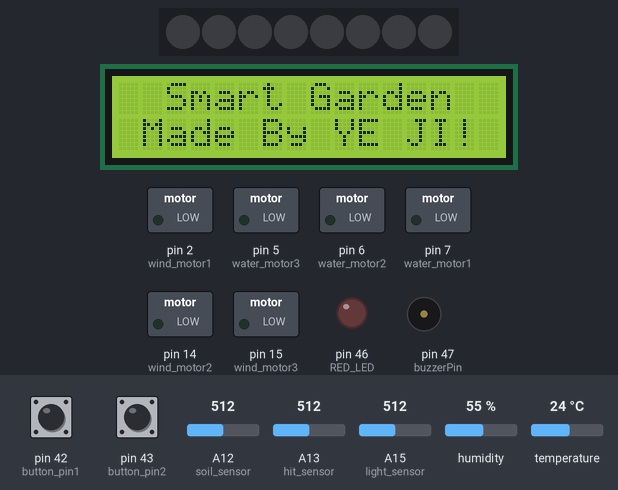
Simulated run of this sketch. Board: Arduino Mega 2560, built with avr-gcc and run on an emulated ATmega2560. On the bench: 8 RGB LEDs in strip order, left to right, 16×2 character LCD, switched loads named in the sketch (green lamp = pin HIGH), output pins drawn as LEDs (lit = HIGH), buzzer (waves = sounding). The test bench sets the inputs (shaded band); at power-on: pin 43 (button_pin2) HIGH, pin 42 (button_pin1) HIGH, A15 (light_sensor) = 512, A13 (hit_sensor) = 512, A12 (soil_sensor) = 512, humidity 55 %, temperature 24 °C. What the sketch prints to the serial monitor is not drawn.

Above: at 2.1 s.
5.3 s: pin 43 (button_pin2) pulled LOW for 3 s
At 8.0 s:
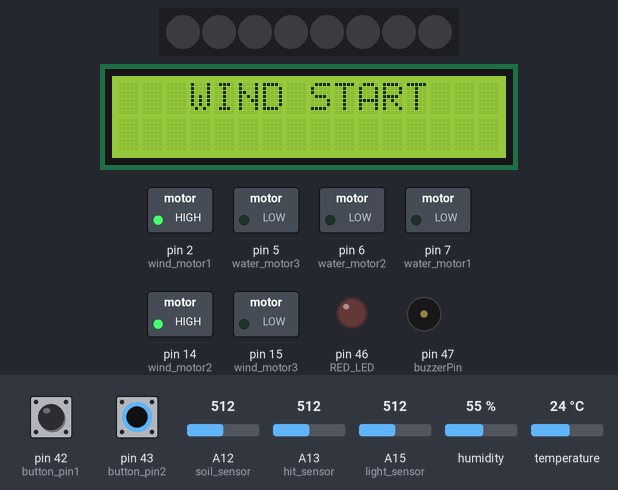
16.5 s: pin 42 (button_pin1) pulled LOW for 3 s
At 19.5 s:
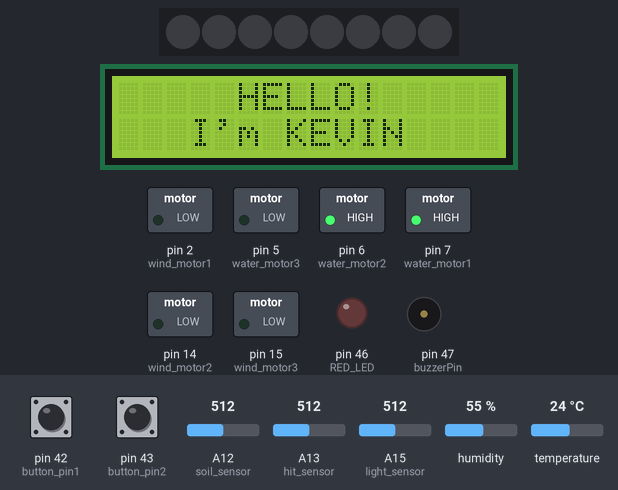
27.6 s: A15 (light_sensor) set to 44
At 30.7 s:
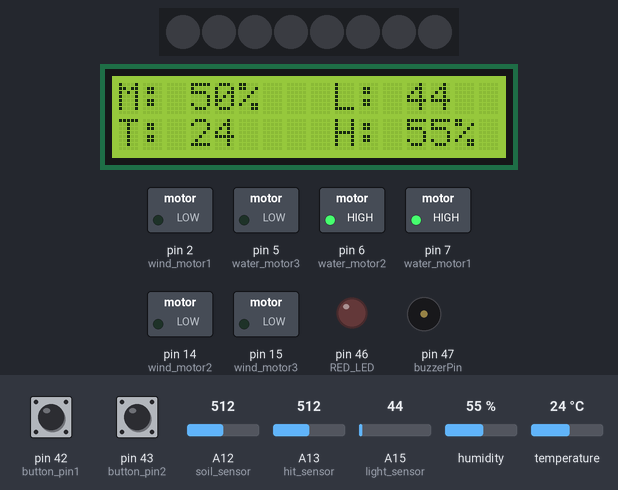
31.7 s: A15 (light_sensor) set to 36
At 37.4 s:
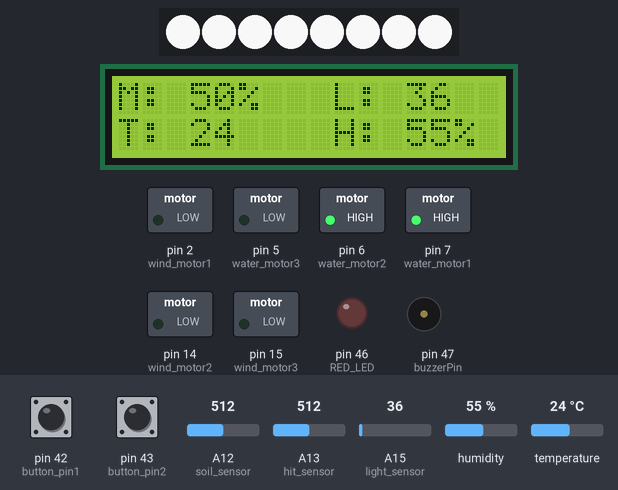
37.7 s: pin 42 (button_pin1) pulled LOW for 3 s
At 42.6 s:
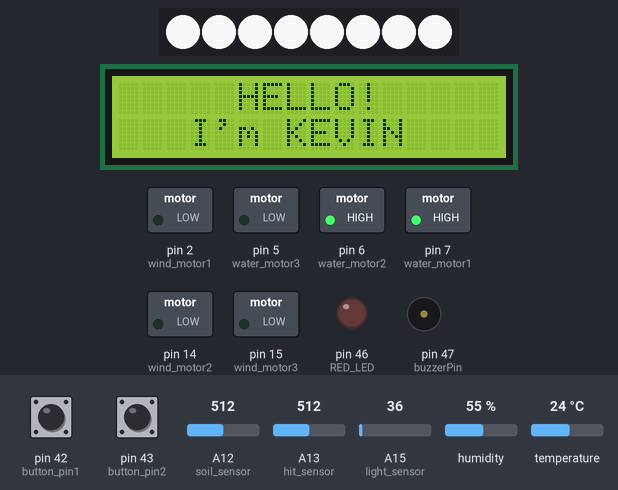
48.9 s: A13 (hit_sensor) set to 783
54.5 s: A13 (hit_sensor) set to 809
At 60.1 s:
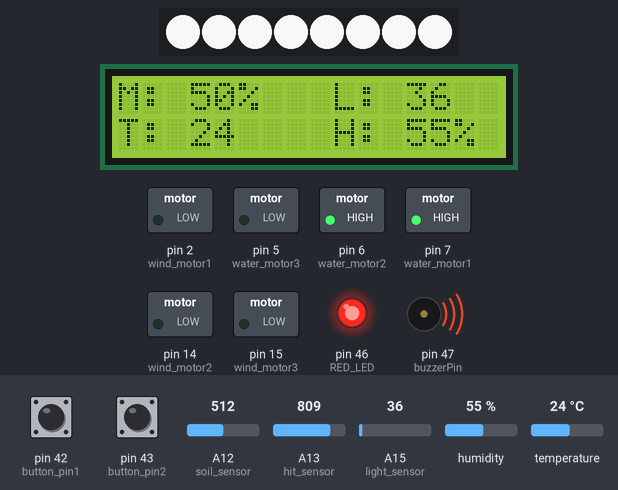
Timing chart, 0 to 63.7 s (numbered marks = the images above; inputs shaded):
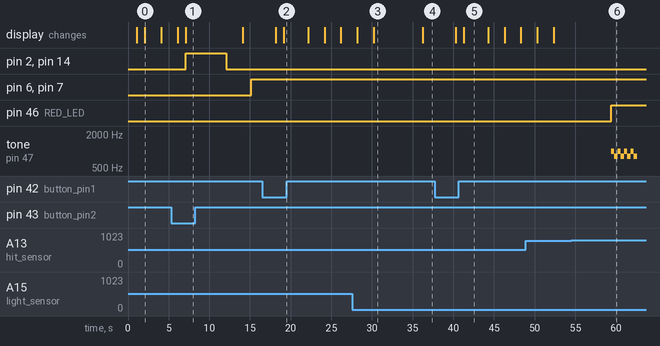

The sketch:

SmartGarden.ino
```cpp
//라이브러리 설정
#include <LiquidCrystal.h> //lcd라이브러리
#include <DHT.h> //온습도 센서 라이브러리
#include <Adafruit_NeoPixel.h> //네오 픽셀 라이브러리
LiquidCrystal lcd(22, 23, 24, 25, 26, 27);

//변수로 핀 설정
const int light_sensor=A15; //조도 센서
const int th_sensor=A14; //온습도 센서
const int hit_sensor=A13; //충격 센서
const int soil_sensor=A12; //토양수분센서
const int neo_pin=34; //네오 픽셀 핀 지정
const int num_neo=8; //네오 픽셀의 개수 지정
const int DHTTYPE=DHT11; //온습도 센서 타입 설정
const int RED_LED=46; //RED_LED
const int water_motor1=7; //모터 드라이버의 작동 제어 PWM 핀
const int water_motor2=6; //모터 드라이버의 회전 방향 제어
const int water_motor3=5; //모터 드라이버의 회전 방향 제어
const int button_pin1=42; //버튼1
const int button_pin2=43; //버튼2
const int buzzerPin=47; //BUZZER
const int wind_motor1=2; //모터 드라이버의 작동 제어 PWM 핀
const int wind_motor2=14; //모터 드라이버의 회전 방향 제어
const int wind_motor3=15; //모터 드라이버의 회전 방향 제어
Adafruit_NeoPixel strip = Adafruit_NeoPixel
(num_neo, neo_pin, NEO_GRB + NEO_KHZ800); //NeoPixel LED 스트립을 초기화하고 설정
DHT dht(th_sensor, DHTTYPE); //DHT센서 초기화

//워터 펌프 모터 작동 함수
void waterpump_start(){
  digitalWrite(water_motor1, HIGH); //모터 작동
  digitalWrite(water_motor2, HIGH); //회전 방향 설정 HIGH
  digitalWrite(water_motor3, LOW); //회전 방향 설정 LOW
}
//워터 펌프 모터 정지 함수
void waterpump_stop(){
  digitalWrite(water_motor1, LOW); //모터 끔
  digitalWrite(water_motor2, LOW); //회전 방향 설정 LOW
  digitalWrite(water_motor3, LOW); //회전 방향 설정 LOW
}

//선풍기 모터 작동 함수
void wind_start(){
  digitalWrite(wind_motor1, HIGH); //모터 작동
  digitalWrite(wind_motor2, HIGH); //회전 방향 설정 HIGH
  digitalWrite(wind_motor3, LOW); //회전 방향 설정 LOW
}
//선풍기 모터 정지 함수
void wind_stop(){
  digitalWrite(wind_motor1, LOW); //모터 끔
  digitalWrite(wind_motor2, LOW); //회전 방향 설정 LOW
  digitalWrite(wind_motor3, LOW); //회전 방향 설정 LOW
}


// 피에조 부저에서 경고음 발생
void WarningSound() {
  for (int i = 0; i < 4; i++) {
    tone(buzzerPin, 1000); //1000Hz주파수
    delay(400);
    tone(buzzerPin, 800); //800Hz주파수
    delay(400);
  }
  noTone(buzzerPin); // 부저 끄기
}

void setup() {
  pinMode(light_sensor, INPUT_PULLUP); //조도 센서핀 입력 양극 가능해서 PULLUP형태로 연결(반비례)
  pinMode(hit_sensor, INPUT); //충격 센서핀 입력
  pinMode(soil_sensor, INPUT); //토양 습도 센서핀 입력
  pinMode(neo_pin, OUTPUT); //네오 픽셀핀 출력
  pinMode(RED_LED, OUTPUT); //빨간 LED핀 출력
  pinMode(water_motor1, OUTPUT); //모터 작동 설정핀 출력
  pinMode(water_motor2, OUTPUT); //모터 회전 방향핀 출력
  pinMode(water_motor3, OUTPUT); //모터 회전 방향핀 출력
  pinMode(button_pin1, INPUT_PULLUP); //스위치1핀 입력 풀업 저항, 외부에서 LOW로 당겨지지 않으면 HIGH 유지
  pinMode(button_pin2, INPUT_PULLUP); //스위치2핀 입력 풀업 저항, 외부에서 LOW로 당겨지지 않으면 HIGH 유지
  pinMode(buzzerPin, OUTPUT); //부저핀 출력
  pinMode(wind_motor1, OUTPUT); //모터 작동 설정핀 출력
  pinMode(wind_motor2, OUTPUT); //모터 회전 방향핀 출력
  pinMode(wind_motor3, OUTPUT); //모터 회전 방향핀 출력

  dht.begin(); //온습도 센서 초기화

  Serial.begin(9600);
  //네오 픽셀 설정
  strip.begin();  // 네오 픽셀 초기화
  strip.show();   // 네오 픽셀을 초기 상태로 설정
  strip.setBrightness(230); //네오픽셀 밝기 조절

  //lcd 인트로 출력
  lcd.begin(16,2);
  lcd.clear();
  lcd.setCursor(2,0);
  lcd.print("Smart");
  delay(1000);
  lcd.setCursor(8,0);
  lcd.print("Garden");
  delay(1000);
  lcd.setCursor(1,1);
  lcd.print("Made By YE JI!");
  delay(2000);
  lcd.clear();

}

void loop() {
  //센서 값 측정
  int light_value=analogRead(light_sensor); //조도 센서 값 측정
  int hit_value=analogRead(hit_sensor); //충격 센서 값 측정
  float soil_value=analogRead(soil_sensor); //토양 습도 센서 값 측정
  int soil_value_per=map(soil_value, 0, 1023, 0, 100); //토양 습도 값을 퍼센트로 변경
  int h_value = dht.readHumidity(); //온습도 센서에서 습도 값 측정
  delay(1000);
  int t_value = dht.readTemperature(); //온습도 센서에서 온도 값 측정
  delay(1000);
  int button_value1=digitalRead(button_pin1); //버튼 핀의 값 불러온다
  int button_value2=digitalRead(button_pin2); //버튼 핀의 값 불러온다


  //시리얼 모니터 센서값 설정
  Serial.println(soil_value_per);


  //LCD에 출력 토양 습도 값
  lcd.clear();
  lcd.setCursor(0,0);
  lcd.print("M: ");
  lcd.print(soil_value_per);
  lcd.print("%");

  //LCD에 출력 조도 값 출력
  lcd.setCursor(8,0);
  lcd.print(" L: ");
  lcd.print(light_value);

  //LCD에 출력 온도 값 출력
  lcd.setCursor(0,1);
  lcd.print("T: ");
  lcd.print(t_value,1);


  //LCD에 출력 습도 값 출력
  lcd.setCursor(8,1);
  lcd.print(" H: ");
  lcd.print(h_value);
  lcd.print("%");

  //조도센서 값에 따른 네오 픽셀 켜기
  if(light_value<40) {
    for(int i=0; i<num_neo; i++){
    strip.setPixelColor(i, 255, 255, 255); //흰색 출력
    }
    strip.show(); //설정한 색상을 neopixel에 표시
    } else {
    for (int i = 0; i < num_neo; i++) {
    strip.setPixelColor(i, 0, 0, 0); // 모든 픽셀의 색상을 끄기 (검은색)
    }
    strip.show(); // neopixel 업데이트
    }
  delay(1000);

  //충격에 따라 RED_LED켜기
  if(hit_value>800){ //충격값이 800이상일 때
    digitalWrite(RED_LED, HIGH); //경고등
    WarningSound(); // 경고음
  }else{
    digitalWrite(RED_LED, LOW);
  }


  //토양습도 값에 따라 워터 펌프 작동 (값이 높을수록 습함)
  if(soil_value_per<70 && button_value2 == HIGH){
    waterpump_start();
  }
  else{
    waterpump_stop();
  }

 //첫번째 스위치를 누르면 자기소개, 날씨와 온도 알려줌
  if(button_value1==LOW){
    lcd.clear();
    lcd.setCursor(5,0);
    lcd.print("HELLO!");
    delay(1000);
    lcd.setCursor(3,1);
    lcd.print("I'm KEVIN");
    delay(3000);
    if(-10<=t_value && t_value<15){ //-10~14일 때 Cold!
      lcd.clear();
      lcd.setCursor(0,0);
      lcd.print("Today Weather is");
      delay(2000);
      lcd.setCursor(6,1);
      lcd.print("Cold!");
      delay(2000);
      lcd.clear();
      lcd.setCursor(1,0);
      lcd.print("Temperature is");
      delay(2000);
      lcd.setCursor(3,1);
      lcd.print(String(t_value));
      lcd.setCursor(6,1);
      lcd.print("degrees");

    }
    else if(15<=t_value && t_value<=25){ //15~25일 때 Nice!
      lcd.clear();
      lcd.setCursor(0,0);
      lcd.print("Today Weather is");
      delay(2000);
      lcd.setCursor(6,1);
      lcd.print("Nice!");
      delay(2000);
      lcd.clear();
      lcd.setCursor(1,0);
      lcd.print("Temperature is");
      delay(2000);
      lcd.setCursor(3,1);
      lcd.print(String(t_value));
      lcd.setCursor(6,1);
      lcd.print("degrees");

    }
      else if(25<t_value && t_value<=40){ //26~40일 때 HOT!
      lcd.clear();
      lcd.setCursor(0,0);
      lcd.print("Today Weather is");
      delay(2000);
      lcd.setCursor(6,1);
      lcd.print("HOT!");
      delay(2000);
      lcd.clear();
      lcd.setCursor(1,0);
      lcd.print("Temperature is");
      delay(2000);
      lcd.setCursor(3,1);
      lcd.print(String(t_value));
      lcd.setCursor(6,1);
      lcd.print("degrees");

    }
  }

  if(button_value2==LOW){ //button2가 눌리면 선풍기가 작동
    lcd.clear();
    lcd.setCursor(3,0);
    lcd.print("WIND START");
    wind_start();
    delay(5000);
    wind_stop();
  }
}
```

Measured:
- the behaviour switches between 40 and 39 on A15 (light_sensor) (found by bisection; images 3 and 4)
- the behaviour switches between 800 and 801 on A13 (hit_sensor) (found by bisection; images 5 and 6)
- after the input at 5.3 s, pin 2 (wind_motor1), pin 14 (wind_motor2): LOW → HIGH after 1.8 s, → LOW 5.0 s later; pin 6 (water_motor2), pin 7 (water_motor1): LOW → HIGH after 9.8 s instead of 1.8 s; the display: first differs from a run without the input after 1.8 s (image 1)
- after the input at 16.5 s, the display: first changes after 1.7 s (image 2 shows a later state)
- after the input at 31.7 s, the display: changes after 4.6 s (image 4)
- after the input at 37.7 s, the display: first changes after 2.6 s (image 5 shows a later state)
- after the input at 54.5 s, pin 46 (RED_LED): LOW → HIGH after 4.9 s; tone on pin 47 (buzzerPin): silent → 1000 Hz after 4.9 s, then repeats every 0.80 s: 800 Hz 0.40 s, 1000 Hz 0.40 s
